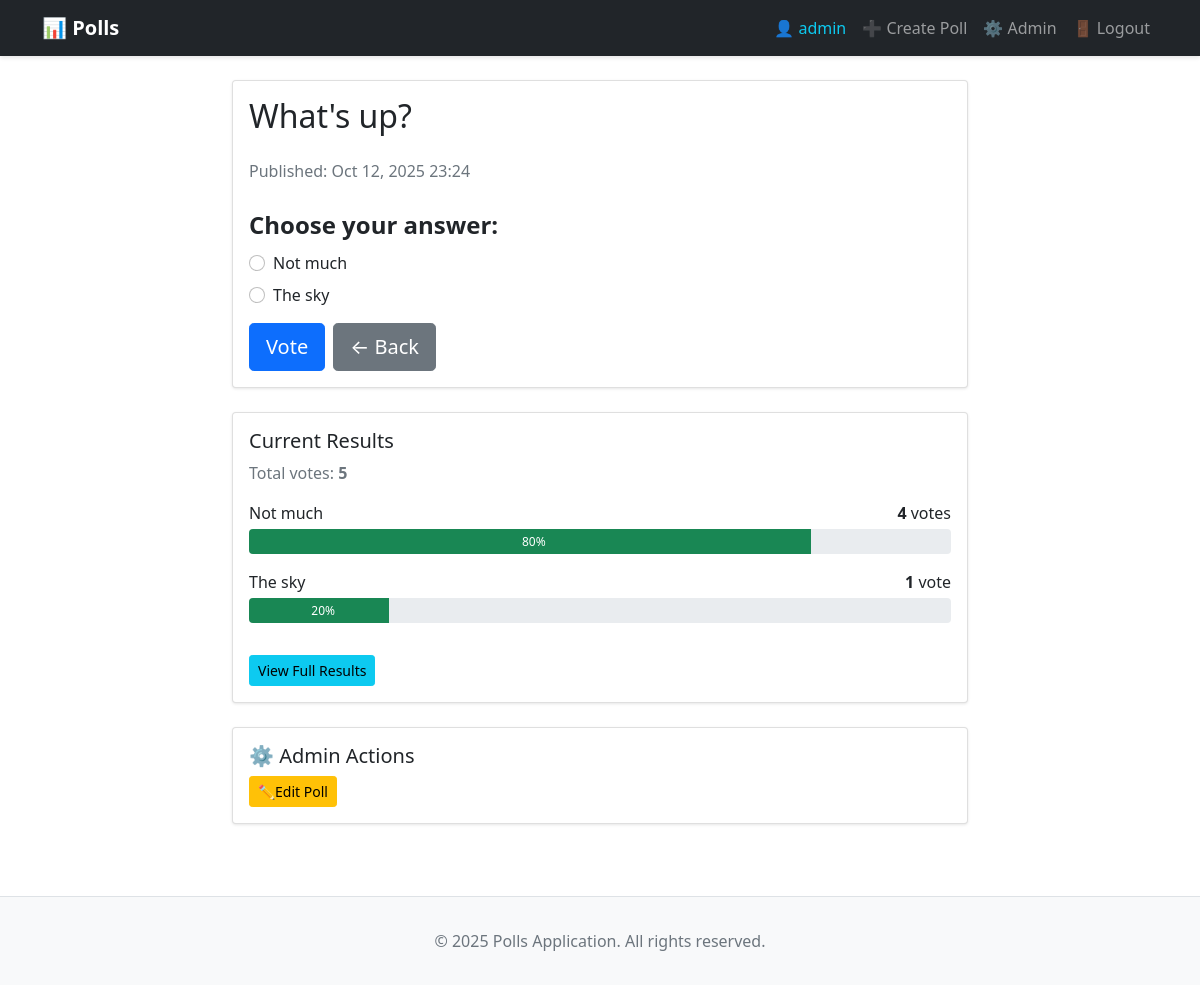
The app's page /polls/1/ (signed in) with its own data.
### polls/models.py (models this page shows, shortened)
class Question(models.Model):
    question_text = models.CharField(max_length=200)
    pub_date = models.DateTimeField("date published")
    def get_total_votes(self):
        return sum(choice.votes for choice in self.choice_set.all())

class Choice(models.Model):
    question = models.ForeignKey(Question, on_delete=models.CASCADE)
    choice_text = models.CharField(max_length=200)
    votes = models.IntegerField(default=0)

### polls/views.py (the view)
# urls.py: path("<int:pk>/", views.DetailView.as_view(), name="detail"),
class DetailView(PollsBaseView, generic.DetailView):
    model = Question
    template_name = "polls/detail.html"
    def get_queryset(self):
        return Question.objects.filter(pub_date__lte=timezone.now())

### polls/views.py (called while the page is built)
    def get_slogan(self):
        return random.choice(self.slogans)

    def get_context_data(self, **kwargs):
        context = super().get_context_data(**kwargs)
        context['slogan'] = self.get_slogan()
        return context

### polls/templates/polls/detail.html (shortened to what this page needs)
{% extends "base.html" %}
{% block content %}
<div class="row justify-content-center">
    <div class="col-lg-8">
        <div class="card">
            <div class="card-body">
                <h2 class="card-title mb-4">{{ question.question_text }}</h2>
                <p class="text-muted mb-4">
                    Published: {{ question.pub_date|date:"M d, Y H:i" }}
                </p>
                <form action="{% url 'polls:vote' question.id %}" method="post" novalidate>
                    <fieldset>
                        <legend class="form-label">
                            <strong>Choose your answer:</strong>
                        </legend>
                        <div class="mb-3">
                            {% for choice in question.choice_set.all %}
                                <div class="form-check mb-2">
                                    <input
                                        class="form-check-input"
                                        type="radio"
                                        name="choice"
                                        id="choice{{ forloop.counter }}"
                                        value="{{ choice.id }}"
                                        required
                                    >
                                    <label class="form-check-label" for="choice{{ forloop.counter }}">
                                        {{ choice.choice_text }}
                                    </label>
                                </div>
                            {% endfor %}
                        </div>
                    </fieldset>
                    <div class="d-flex gap-2">
                        <button type="submit" class="btn btn-primary btn-lg">
                            Vote
                        </button>
                        <a href="{% url 'polls:index' %}" class="btn btn-secondary btn-lg">
                            ← Back
                        </a>
                    </div>
                </form>
            </div>
        </div>
        <div class="card mt-4">
            <div class="card-body">
                <h5 class="card-title">Current Results</h5>
                <p class="text-muted">Total votes: <strong>{{ question.get_total_votes }}</strong></p>
                {% for choice in question.choice_set.all %}
                    <div class="mb-3">
                        <div class="d-flex justify-content-between mb-1">
                            <span>{{ choice.choice_text }}</span>
                            <span><strong>{{ choice.votes }}</strong> vote{{ choice.votes|pluralize }}</span>
                        </div>
                        <div class="progress" style="height: 25px;">
                            {% if question.get_total_votes > 0 %}
                                {% widthratio choice.votes question.get_total_votes 100 as percentage %}
                                <div
                                    class="progress-bar bg-success"
                                    role="progressbar"
                                    style="width: {{ percentage }}%"
                                    aria-valuenow="{{ choice.votes }}"
                                    aria-valuemax="{{ question.get_total_votes }}"
                                >
                                    <span class="ps-2">{{ percentage }}%</span>
                                </div>
                            {% endif %}
                        </div>
                    </div>
                {% endfor %}
                <a href="{% url 'polls:results' question.id %}" class="btn btn-info btn-sm mt-3">
                    View Full Results
                </a>
            </div>
        </div>
        {% if user.is_staff %}
            <div class="card mt-4">
                <div class="card-body">
                    <h5 class="card-title">⚙️ Admin Actions</h5>
                    <a href="{% url 'polls:poll_edit' question.id %}" class="btn btn-warning btn-sm">
                        ✏Edit Poll
                    </a>
                </div>
            </div>
        {% endif %}
    </div>
</div>
{% endblock %}

### templates/base.html (shortened to what this page needs)
    <!DOCTYPE html>
<html lang="en">
<head>
    <link href="https://cdn.jsdelivr.net/npm/bootstrap@5.1.3/dist/css/bootstrap.min.css" rel="stylesheet">
</head>
<body>
    <nav class="navbar navbar-expand-lg navbar-dark bg-dark">
        <div class="container">
            <a class="navbar-brand" href="{% url 'polls:index' %}">
                <strong>📊 Polls</strong>
            </a>
            <div class="collapse navbar-collapse" id="navbarNav">
                <ul class="navbar-nav ms-auto">
                    {% if user.is_authenticated %}
                        <li class="nav-item">
                            <span class="nav-link text-info">👤 {{ user.username }}</span>
                        </li>
                        {% if user.is_staff %}
                            <li class="nav-item">
                                <a class="nav-link" href="{% url 'polls:poll_new' %}">➕ Create Poll</a>
                            </li>
                            <li class="nav-item">
                                <a class="nav-link" href="/admin/">⚙️ Admin</a>
                            </li>
                        {% endif %}
                        <li class="nav-item">
                            <a class="nav-link" href="{% url 'polls:logout' %}">🚪 Logout</a>
                        </li>
                    {% endif %}
                </ul>
            </div>
        </div>
    </nav>
    <main class="container mt-4 mb-4">
        {% block content %}{% endblock %}
    </main>
    <footer class="footer">
        <div class="container text-center">
            <p class="text-muted mb-0">&copy; {% now "Y" %} Polls Application. All rights reserved.</p>
        </div>
    </footer>
</body>
</html>

### templates/base.html (style rules this page uses)
body { display: flex; flex-direction: column; min-height: 100vh; }
.navbar { box-shadow: 0 2px 4px rgba(0,0,0,0.1); }
main { flex: 1; }
.footer { background-color: #f8f9fa; border-top: 1px solid #dee2e6; margin-top: 3rem; padding: 2rem 0; }
.card { box-shadow: 0 1px 3px rgba(0,0,0,0.1); }

### records on screen
Question: question_text "What's up?", pub_date "Oct 12, 2025 23:24", get_total_votes "5"
Choice: choice_text "Not much", votes "4", percentage "80"
Choice: choice_text "The sky", votes "1", percentage "20"

### other values on screen
{{ user.username }} "admin"
